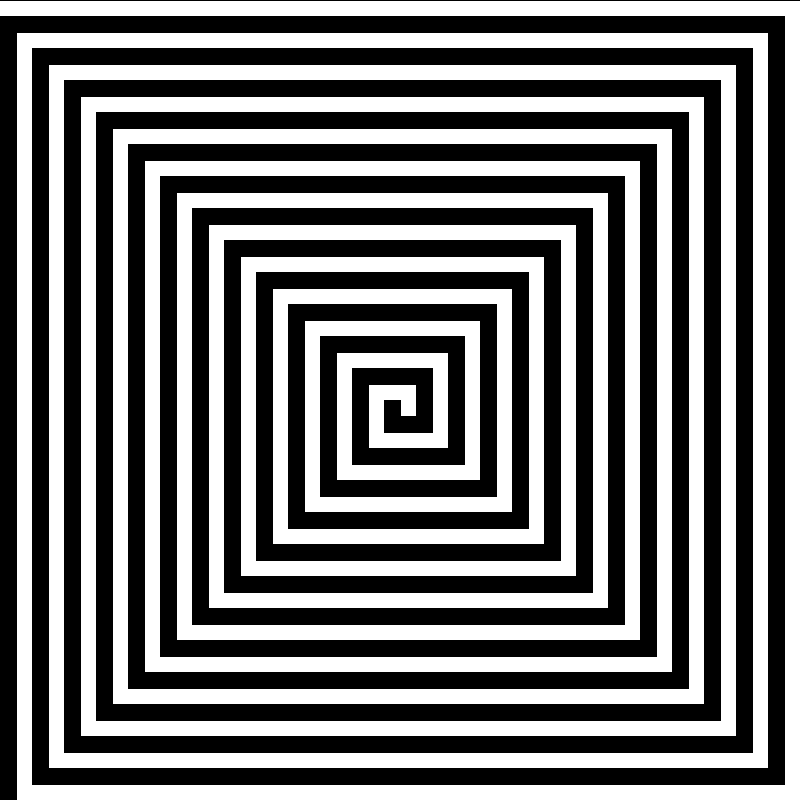
Frame 1 (no input)
Frame 60 (the mouse pressed at the canvas centre just before this capture): identical to frame 1, image omitted
Frame 120 (the mouse held since frame 60 and released just before this capture): identical to frame 1, image omitted

The Processing sketch that drew this single still picture (run headless with seeded random() and noise(); from frame 60 on, the mouse is pressed at the canvas centre):

// Processing sketch: p18_hard_square_spiral
// ── p18_hard_square_spiral.pde
/*

Write a program that draws a square spiral. You can print out this spiral in ASCII text, but using a graphics library would produce a more pleasant output.
https://www.deviantart.com/10binary/art/square-spiral-203786602

Bonus: Now draw a normal spiral. Some samples of spirals can be found here.
https://www.google.com/search?hl=en&source=hp&biw=1920&bih=987&q=spiral&gbv=2&oq=spiral&udm=2

*/

int SIZE = 16;

void setup() {
  size(800, 800);
}

void draw() {
  background(255);
  push();
  translate(-width/2, -height/2);
  fill(0);
  spiral(width/8);
  pop();
}

void spiral(int max) {
  int x = 0;
  int y = 0;
  for (int i = max; i > 0; i -= 2) {
    horizontal(x, y, i);
    vertical(i-1, y+1, i);
    horizontal(x+1, i-1, i-1);
    vertical(x+1, y+2, i-1);
    x += 2;
    y += 2;
  }
}

void horizontal(int x0, int y, int x1) {
  for (int x = x0; x < x1; x++) {
    rect(x*SIZE, y*SIZE, SIZE, SIZE);
  }
}

void vertical(int x, int y0, int y1) {
  for (int y = y0; y < y1; y++) {
    rect(x*SIZE, y*SIZE, SIZE, SIZE);
  }
}
